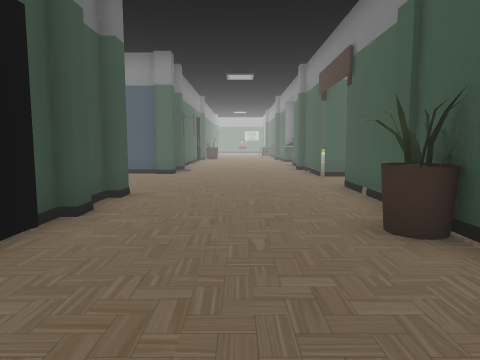
view 1 (above)

24 first-person views from a walk through a scene from a Unity 3-D project. The camera is 1.4 m above the floor, tilts 6° down and sees 70° across. The floor is counted in squares, 1.31 m on a side. Each view is taken from the middle of a square. On the plan, view 1 faces up. The plan holds only what a view shows up to about 13 squares ahead; the rest is blank. The place goes on beyond the plan. The player character is not drawn. Door leaves are left out, so doorways stand open.

view 2
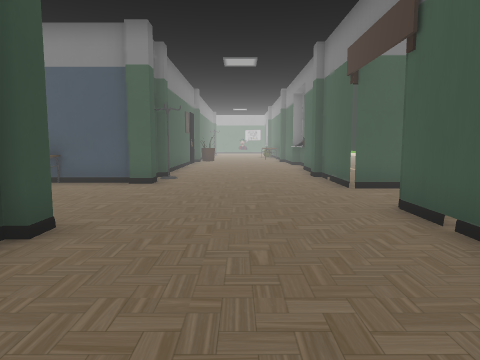

view 3
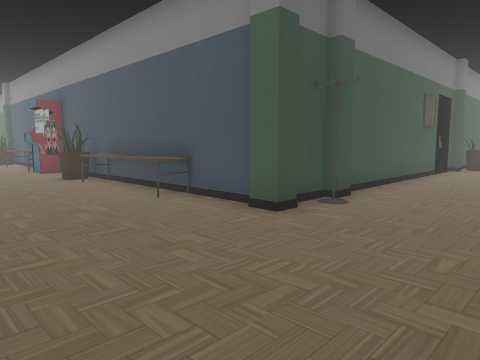

view 4
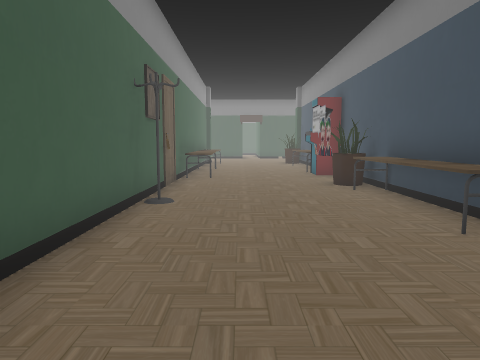

view 5
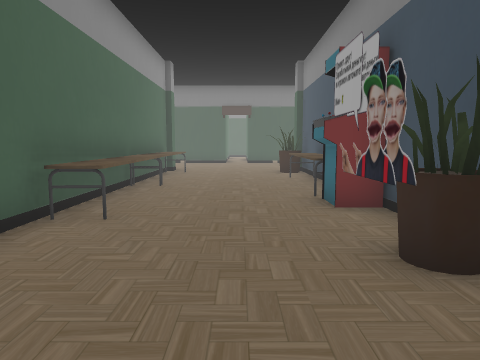

view 6
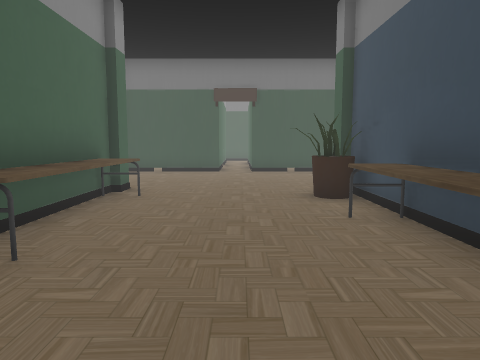

view 7
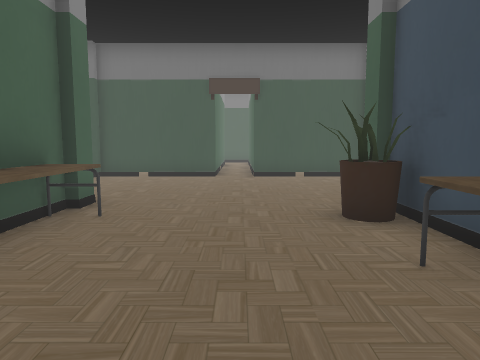

view 8
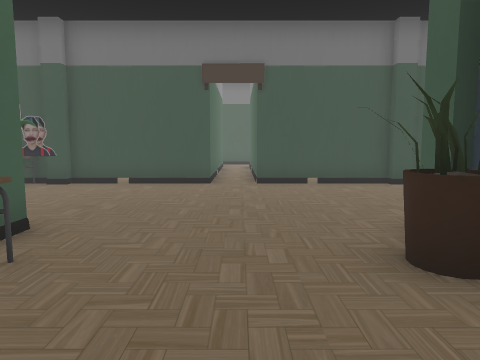

view 9
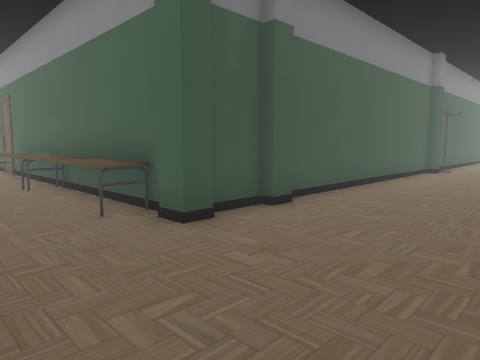

view 10
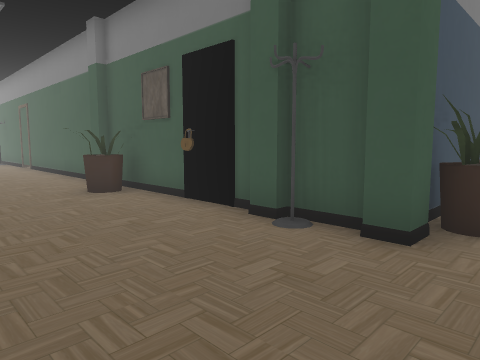

view 11
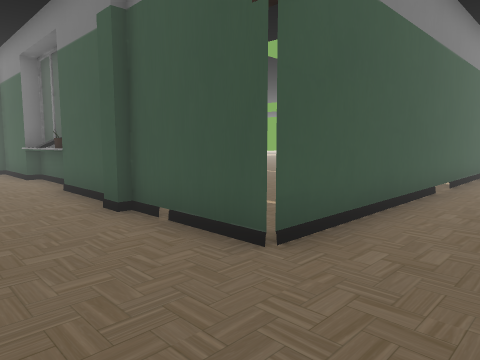

view 12
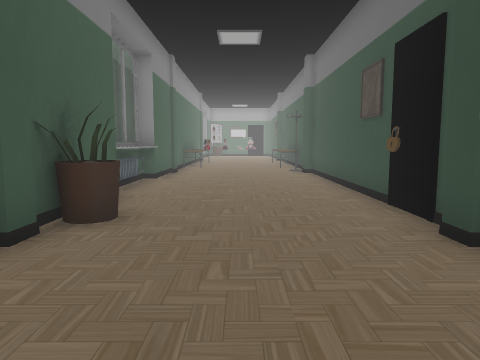

view 13
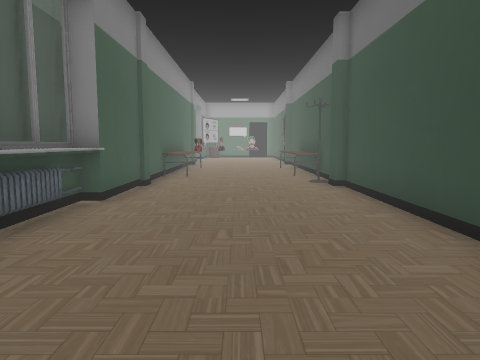

view 14
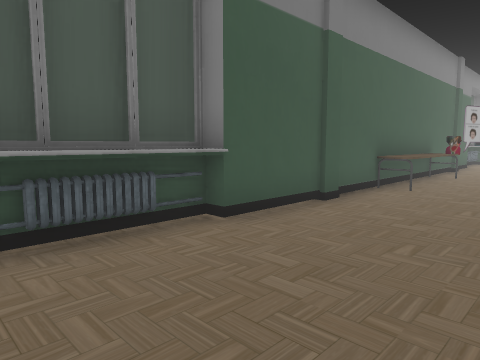

view 15
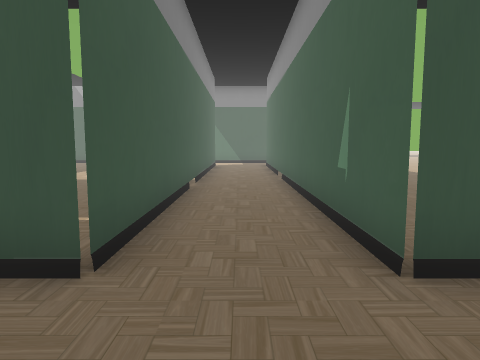

view 16
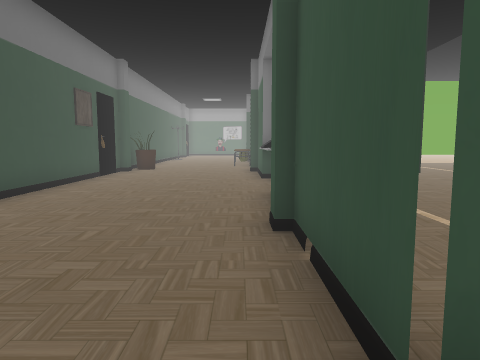

view 17
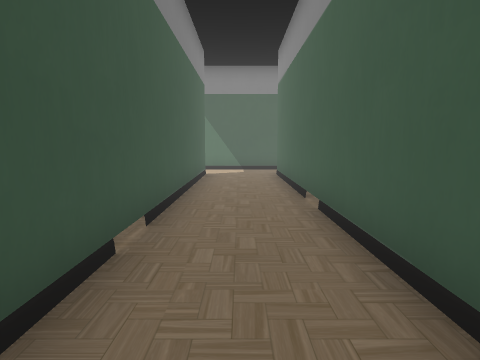

view 18
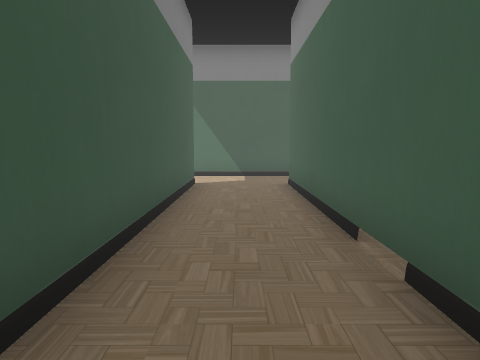

view 19
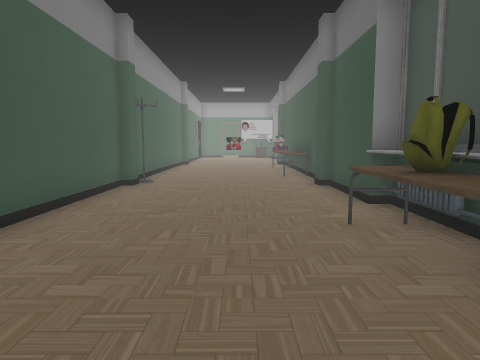

view 20
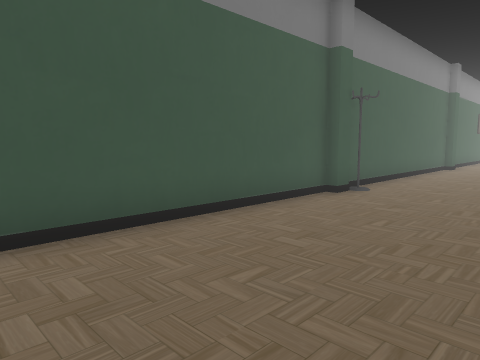

view 21
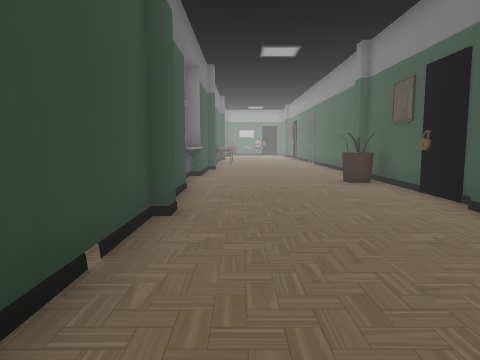

view 22
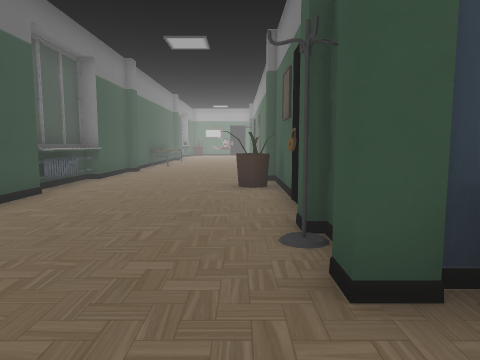

view 23
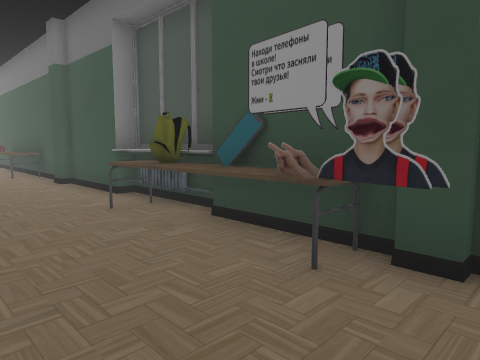

view 24
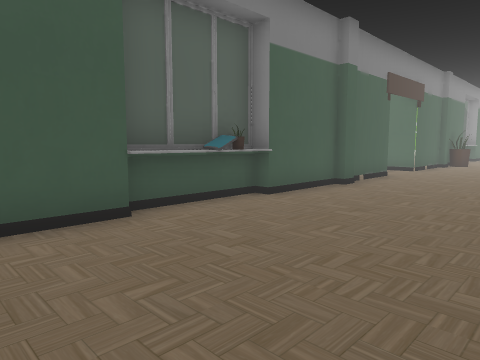

### Floor plan
Key: @ floor where view 1 was taken; # wall or solid block; . floor; D open door; = window, fence, low wall or low ledge; ^ raised ledge; O other object.
Columns run from 26 left of view 1 to 20 right of it. Each row starts with its distance up from view 1.
 23 #....#                 #.....#
 22 .....#                 #.....#    ..
 21 .....                  #.....#    ..
 20 ^....#                 #.....#   ..
 19 ^...##                 #.....#   ..
 18 ^....#                 #.....#  ..
 17 .....#                 #.....#  .
 16 .....#                 #.....# .. ..
 15 .....#                 #.....#......
 14 .....#                 #.....#......
 13 .....# #      ##      ##.....#....
 12 #....##.^^^^^#..=^^^^^......D#..              #
 11 D.......=.=....==...........DD##############..#
 10 D............................D................#
  9 D............................D##############..#
  8 #.....^^^^^^^^^.............D#..     ..
  7 #....#^^^^^^^^^#########.....# ...
  6 .....#                 #.....#   ..
  5 =....#                 #....##
  4 =....#                 #....##
  3 O....#                 #.....#
  2 ^....#                 #.....#
  1 ^....#                 #.....#
  0 ^....#                 #..@..#
 -1 #....#                 #.....#
 -2 .....#                 #.....#
 -3 .....#                 #.....#
 -4 .....#                 ##....#
 -5 .....#                 ##....#
 -6 .....#                 #....^#
 -7 ^....#                 #^...^#
 -8 ^....#                 # ...^#

Where each view was taken, in squares from view 1:
view 1: 0 up, 0 right, facing up
view 2: 3 up, 0 right, facing up
view 3: 8 up, 1 right, facing up-left
view 4: 9 up, 1 left, facing left
view 5: 10 up, 7 left, facing left
view 6: 10 up, 13 left, facing left
view 7: 10 up, 15 left, facing left
view 8: 10 up, 17 left, facing left
view 9: 10 up, 25 left, facing down-right
view 10: 11 up, 25 left, facing up-right
view 11: 9 up, 0 right, facing up-right
view 12: 9 up, 0 right, facing down
view 13: 5 up, 0 right, facing down
view 14: 2 up, 1 left, facing down-right
view 15: 10 up, 0 right, facing right
view 16: 10 up, 2 right, facing up
view 17: 10 up, 5 right, facing right
view 18: 10 up, 8 right, facing right
view 19: 5 up, 24 left, facing down
view 20: 3 up, 25 left, facing down-right
view 21: 9 up, 25 left, facing up
view 22: 10 up, 22 left, facing up
view 23: 6 up, 23 left, facing down-left
view 24: 23 up, 2 left, facing down-right
